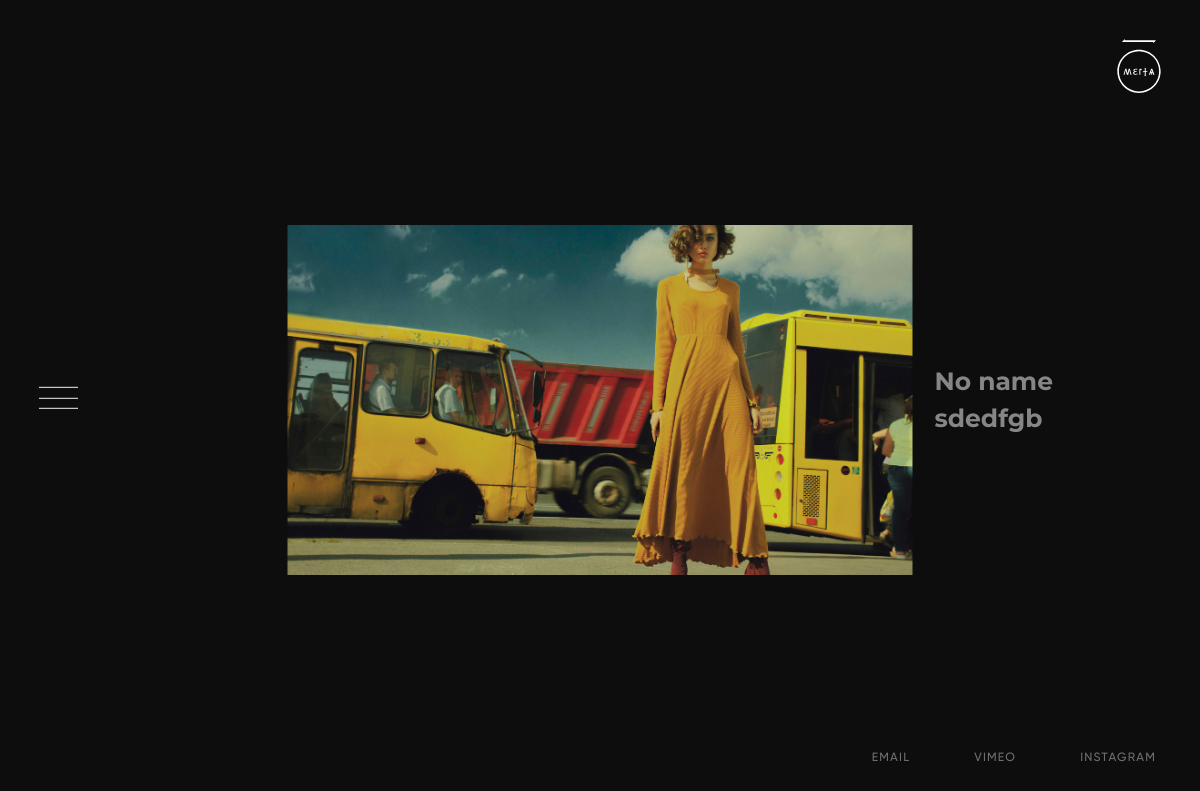
The page /photographers on the database as committed earlier.
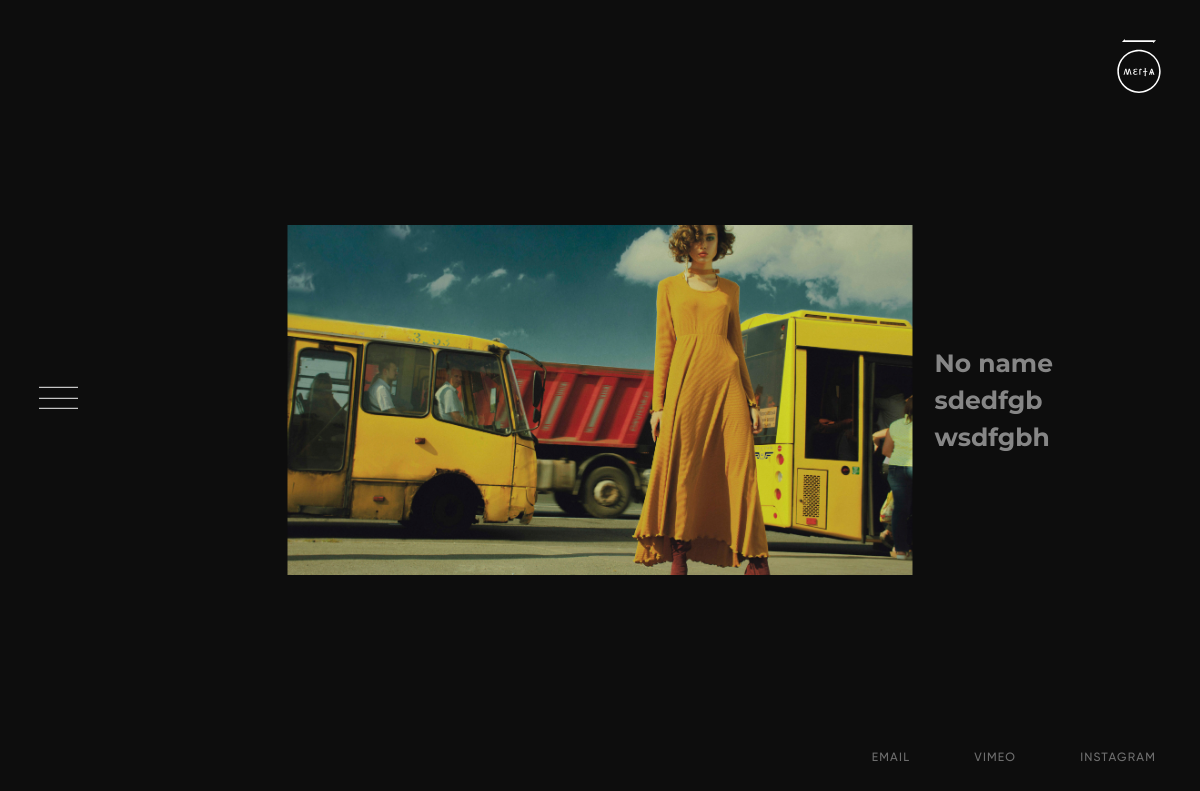
The same page on the database as committed later.
### ometa/models.py (models this page shows, shortened)
class Photographer(models.Model):
    number = models.IntegerField(default=1)
    name = models.CharField(max_length=30, default='No name')
    def get_absolute_url(self):
        return "photographers/%i/" %(self.id)
    class Meta(object):
        ordering = ['number']

### ometa/views.py (the view)
# urls.py: path('photographers', views.photographers, name='photographers'),
def photographers(request):
    photo_artists = Photographer.objects.all().order_by('number')
    preview_photo = Photo.objects.filter(isTitle='1')
    preview_photo_list = []
    for ar_obj in photo_artists:
        for ph_obj in preview_photo:
            if ar_obj.id == ph_obj.album.photograph.id:
                preview_photo_list.append(ph_obj)
    error_artists = ''
    error_preview = ''
    if not preview_photo_list:
        error_preview = "Preview photo is not chosen!"
    if not photo_artists:
        error_artists = "Photographers is not added!"
    context = {
        "photo_artists": photo_artists,
        "photos": preview_photo_list,
        "active_photo": preview_photo_list[0],
        "active_artist": photo_artists[0],
        "error_artists": error_artists,
        "error_preview": error_preview
    }
    return render(request, "partials/photographers.html", context)

### ometa/models.py (called while the page is built)
    @property
    def photo_url(self):
        if self.photo and hasattr(self.photo, 'url'):
            return self.photo.url

### templates/partials/photographers.html (shortened to what this page needs)
{% extends 'base.html' %}
{% block body %}
  <div class="artists js-artists">
    <div class="artists__previews-list"><a class="artists__link artists__preview-img js-artists-preview active" href="{{ active_artist.get_absolute_url }}" title="{{ active_artist.name }}" data-num="{{ active_artist.id }}" style="background-image: url('{{ active_photo.photo_url }}')"></a>
     </div>
     <ul class="artists__list">
        {% for obj in photo_artists %}
          <li class="artists__item js-artists-names" data-num="{{ obj.id }}"><a class="artists__link" href="{{ obj.get_absolute_url }}" title="{{ obj.name }}">{{ obj.name }}</a></li>
        {% endfor %}
     </ul>
  </div>
{% endblock %}

Rows that differ between the two databases and show on the page:
added Photographer: name "wsdfgbh"
